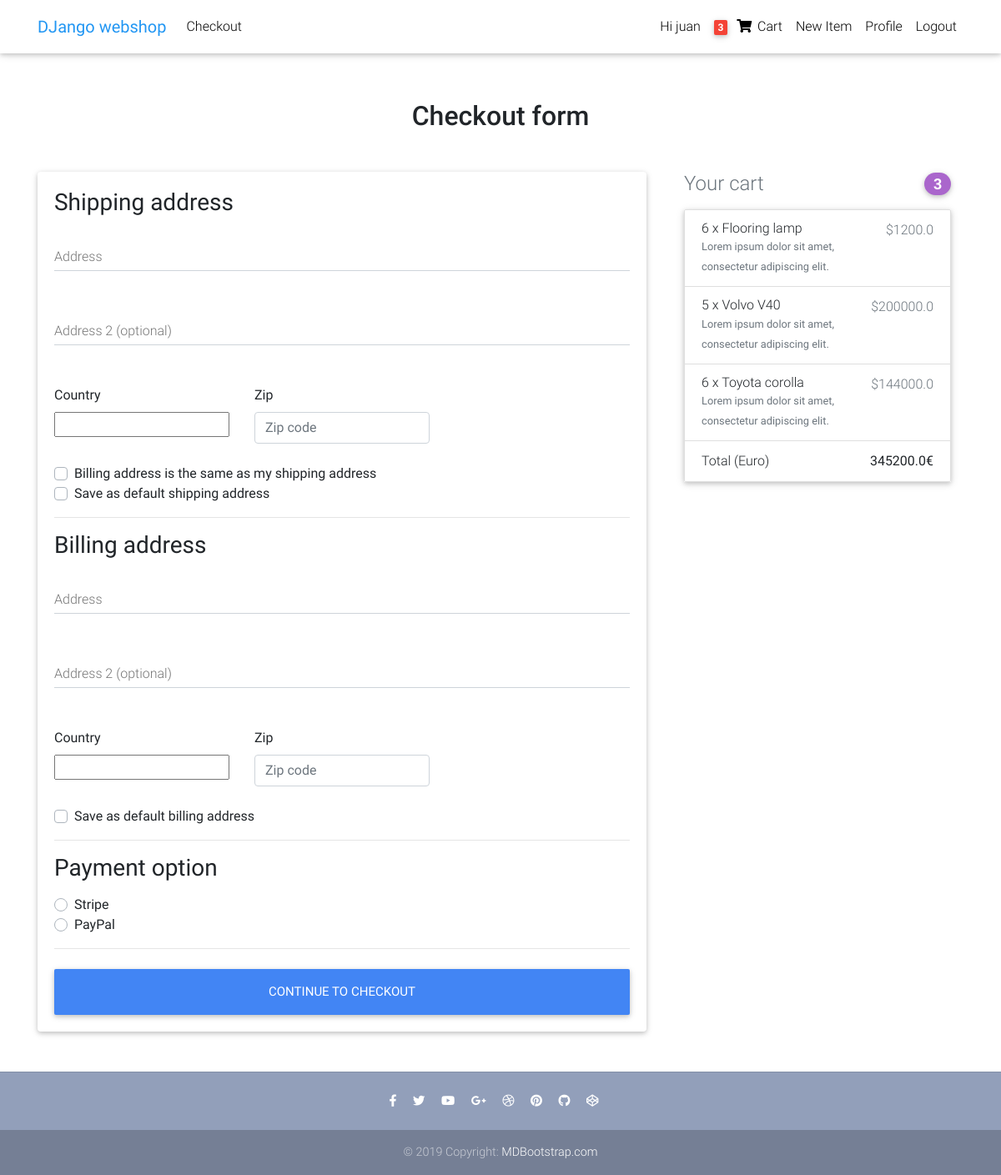
Screenshot of /webShop/checkout/ (signed in) with the database file from the repository.
### webshop/models.py (models this page shows, shortened)
class Order(models.Model):
    user = models.ForeignKey(settings.AUTH_USER_MODEL, on_delete=models.CASCADE)
    items = models.ManyToManyField(OrderItem)
    start_date = models.DateTimeField(auto_now_add=True)
    ordered_date = models.DateTimeField()
    ordered = models.BooleanField(default=False)
    def get_total(self):
        total = 0
        for order_item in self.items.all():
            total += order_item.get_final_price()
        return total

class OrderItem(models.Model):
    user = models.ForeignKey(settings.AUTH_USER_MODEL, on_delete=models.CASCADE)
    ordered = models.BooleanField(default=False)
    item = models.ForeignKey(Item, on_delete=models.CASCADE)
    quantity = models.IntegerField(default=1)
    def get_total_discount_item_price(self):
        if self.item.discount_price == 'null':
            return 0
        else:
            return self.quantity * self.item.discount_price
    def get_final_price(self):
        if self.item.discount_price:
            return self.get_total_discount_item_price()
        return self.get_total_item_price()

class Item(models.Model):
    name = models.CharField(max_length=50)
    description = models.TextField(max_length=100)
    photo = models.ImageField(upload_to='item_pics', default='default.jpg', null=True)
    price = models.FloatField()
    discount_price = models.FloatField(blank=True, null=True)
    category = models.CharField(choices=CATEGORY_CHOISES, max_length=2)
    label = models.CharField(choices=LABEL_CHOISES, max_length=1)
    created_at = models.DateTimeField(default=datetime.now)
    author = models.ForeignKey(settings.AUTH_USER_MODEL, on_delete=models.CASCADE, blank=True, default ='juan')
    slug = models.SlugField()

### webshop/views.py (the view, shortened to what this page needs)
# urls.py: path('checkout/', CheckoutView.as_view(), name='checkout'),
class CheckoutView(DetailView):
    def get(self, *args, **kwargs):
        try:
            order = Order.objects.get(user=self.request.user, ordered=False)
            form = CheckoutForm()
            context = {
                'form': form,
                'couponform': CouponForm(),
                'order': order,
                'DISPLAY_COUPON_FORM': True
            }
            shipping_address_qs = Address.objects.filter(
                user=self.request.user,
                address_type='S',
                default=True
            )
            if shipping_address_qs.exists():
                context.update(
                    {'default_shipping_address': shipping_address_qs[0]})
            billing_address_qs = Address.objects.filter(
                user=self.request.user,
                address_type='B',
                default=True
            )
            if billing_address_qs.exists():
                context.update(
                    {'default_billing_address': billing_address_qs[0]})
            return render(self.request, "webshop/checkout.html", context)
        except ObjectDoesNotExist:
            messages.warning(self.request, "You do not have an active order")
            return redirect("item_list")

### webshop/forms.py
class CheckoutForm(forms.Form):
    shipping_address = forms.CharField(required=False)
    shipping_address2 = forms.CharField(required=False)
    shipping_country = CountryField(blank_label='(select country)').formfield(
        required=False,
        widget=CountrySelectWidget(attrs={
            'class': 'custom-select d-block w-100',
        }))
    shipping_zip = forms.CharField(required=False)
    billing_address = forms.CharField(required=False)
    billing_address2 = forms.CharField(required=False)
    billing_country = CountryField(blank_label='(select country)').formfield(
        required=False,
        widget=CountrySelectWidget(attrs={
            'class': 'custom-select d-block w-100',
        }))
    billing_zip = forms.CharField(required=False)
    same_billing_address = forms.BooleanField(required=False)
    set_default_shipping = forms.BooleanField(required=False)
    use_default_shipping = forms.BooleanField(required=False)
    set_default_billing = forms.BooleanField(required=False)
    use_default_billing = forms.BooleanField(required=False)
    payment_option = forms.ChoiceField(
        widget=forms.RadioSelect, choices=PAYMENT_CHOICES)

class CouponForm(forms.Form):
    code = forms.CharField(widget=forms.TextInput(attrs={
        'class': 'form-control',
        'placeholder': 'Promo code',
        'aria-label': 'Recipient\'s username',
        'aria-describedby': 'basic-addon2'
    }))

### webshop/templatetags/cart_template_tags.py (called while the page is built)
@register.filter
def cart_item_count(user):
	if user.is_authenticated:
		qs = Order.objects.filter(user=user, ordered=False)
		if qs.exists():
			return qs[0].items.count()#*qs[0].items.quantity
	return 0

### webshop/templates/webshop/checkout.html (shortened to what this page needs)
{% extends "webshop/base2.html" %}
{% load crispy_forms_tags %}
{% block content %}
  <main >
    <div class="container wow fadeIn">
      <h2 class="my-5 h2 text-center">Checkout form</h2>
      <div class="row">
        <div class="col-md-8 mb-4">
          <div class="card">
            <form method="POST" class="card-body">
              <h3>Shipping address</h3>
              <div class='hideable_shipping_form'>
                <div class="md-form mb-5">
                  <input type='text' placeholder='' id='shipping_address' name='shipping_address' class='form-control' />
                  <label for="shipping_address" class="">Address</label>
                </div>
                <div class="md-form mb-5">
                  <input type='text' placeholder='' id='shipping_address2' name='shipping_address2' class='form-control' />
                  <label for="shipping_address2" class="">Address 2 (optional)</label>
                </div>
                <div class="row">
                  <div class="col-lg-4 col-md-12 mb-4">
                    <label for="country">Country</label>
                    {{ form.shipping_country }}
                  </div>
                  <div class="col-lg-4 col-md-6 mb-4">
                    <label for="shipping_zip">Zip</label>
                    <input type='text' placeholder='Zip code' id='shipping_zip' name='shipping_zip' class='form-control' />
                  </div>
                </div>
                <div class="custom-control custom-checkbox">
                  <label class="custom-control-label" for="same_billing_address">Billing address is the same as my shipping address</label>
                </div>
                <div class="custom-control custom-checkbox">
                  <label class="custom-control-label" for="set_default_shipping">Save as default shipping address</label>
                </div>
              </div>
              <hr>
              <h3>Billing address</h3>
              <div class='hideable_billing_form'>
                <div class="md-form mb-5">
                  <input type='text' placeholder='' id='billing_address' name='billing_address' class='form-control' />
                  <label for="billing_address" class="">Address</label>
                </div>
                <div class="md-form mb-5">
                  <input type='text' placeholder='' id='billing_address2' name='billing_address2' class='form-control' />
                  <label for="billing_address2" class="">Address 2 (optional)</label>
                </div>
                <div class="row">
                  <div class="col-lg-4 col-md-12 mb-4">
                    <label for="country">Country</label>
                    {{ form.billing_country }}
                  </div>
                  <div class="col-lg-4 col-md-6 mb-4">
                    <label for="billing_zip">Zip</label>
                    <input type='text' placeholder='Zip code' id='billing_zip' name='billing_zip' class='form-control' />
                  </div>
                </div>
                <div class="custom-control custom-checkbox">
                  <label class="custom-control-label" for="set_default_billing">Save as default billing address</label>
                </div>
              </div>
              <hr>
              <h3>Payment option</h3>
              <div class="d-block my-3">
                {% for value, name in form.fields.payment_option.choices %}
                <div class="custom-control custom-radio">
                  <label class="custom-control-label" for="{{ name }}">{{ name }}</label>
                </div>
                {% endfor %}
              </div>
              <hr class="mb-4">
              <button class="btn btn-primary btn-lg btn-block" type="submit">Continue to checkout</button>
            </form>
          </div>
        </div>
        <div class="col-md-4 mb-4">
          {% include "webshop/order_snippet.html" %}
        </div>
      </div>
    </div>
  </main>
{% endblock content %}

### webshop/templates/webshop/navbar.html (shortened to what this page needs)
{% load cart_template_tags %}
<nav class="navbar fixed-top navbar-expand-lg navbar-light white scrolling-navbar">
    <div class="container">
      <a class="navbar-brand waves-effect" href="/webShop/item_list/">
        <strong class="blue-text">DJango webshop</strong>
      </a>
      <div class="collapse navbar-collapse" id="navbarSupportedContent">
        <ul class="navbar-nav mr-auto">
         {% if request.user.is_authenticated %}
          <li class="nav-item">
             <a class="nav-link waves-effect" href="/webShop/checkout/">Checkout
            </a>
          </li>
          {% endif %}
        </ul>
        <ul class="navbar-nav nav-flex-icons">
          {% if request.user.is_authenticated %}
            <li class="nav-item">
              <a class="nav-link waves-effect" href="">
                <span class="clearfix d-none d-sm-inline-block"> Hi {{request.user.username}}</span>
              </a>
            </li>
            <li class="nav-item">
              <a href="{% url 'order-summary' %}" class="nav-link waves-effect">
                <span class="badge red z-depth-1 mr-1"> {{ request.user|cart_item_count }} </span>
                <i class="fas fa-shopping-cart"></i>
                <span class="clearfix d-none d-sm-inline-block"> Cart </span>
              </a>
            </li>
            {% if request.user.is_superuser %}
              <li class="nav-item">
                <a class="nav-link waves-effect" href="{% url 'item-create' %}">
                  <span class="clearfix d-none d-sm-inline-block"> New Item </span>
                </a>
              </li>
            {% endif %}
            <li class="nav-item">
              <a class="nav-link waves-effect" href="{% url 'profile' %}">
                <span class="clearfix d-none d-sm-inline-block"> Profile </span>
              </a>
            </li>
            <li class="nav-item">
              <a class="nav-link waves-effect" href="{% url 'logout' %}">
                <span class="clearfix d-none d-sm-inline-block"> Logout </span>
              </a>
            </li>
            {% endif %}
        </ul>
      </div>
    </div>
  </nav>

### webshop/templates/webshop/order_snippet.html
<div class="col-md-12 mb-4">
    <h4 class="d-flex justify-content-between align-items-center mb-3">
    <span class="text-muted">Your cart</span>
    <span class="badge badge-secondary badge-pill">{{ order.items.count }}</span>
    </h4>
    <ul class="list-group mb-3 z-depth-1">
    {% for order_item in order.items.all %}
    <li class="list-group-item d-flex justify-content-between lh-condensed">
        <div>
        <h6 class="my-0">{{ order_item.quantity }} x {{ order_item.item.name}}</h6>
        <small class="text-muted">{{ order_item.item.description}}</small>
        </div>
        <span class="text-muted">${{ order_item.get_final_price }}</span>
    </li>
    {% endfor %}
    <li class="list-group-item d-flex justify-content-between">
        <span>Total (Euro)</span>
        <strong>{{ order.get_total }}€</strong>
    </li>
    </ul>

### webshop/templates/webshop/base2.html (style rules this page uses)
html, body, header, .carousel { height: 60vh; }

### rows the page displays
Order: items.count "3", get_total "345200.0"
OrderItem: quantity "6", item.name "Flooring lamp", item.description "Lorem ipsum dolor sit amet, consectetur adipiscing elit.", get_final_price "1200.0"
OrderItem: quantity "5", item.name "Volvo V40", item.description "Lorem ipsum dolor sit amet, consectetur adipiscing elit.", get_final_price "200000.0"
OrderItem: quantity "6", item.name "Toyota corolla", item.description "Lorem ipsum dolor sit amet, consectetur adipiscing elit.", get_final_price "144000.0"

### other values shown
{{ request.user.username }} "juan"
{{ request.user|cart_item_count }} "3"
{{ name }} "Stripe" "PayPal"
